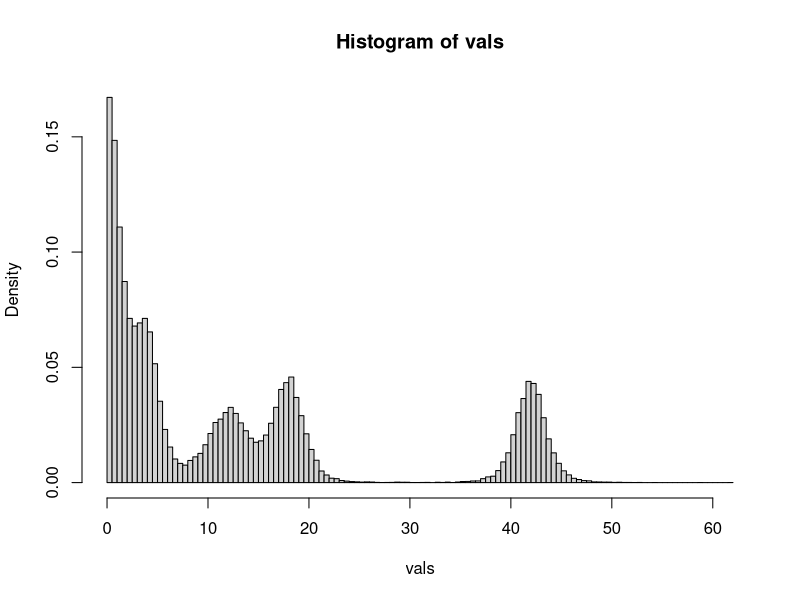
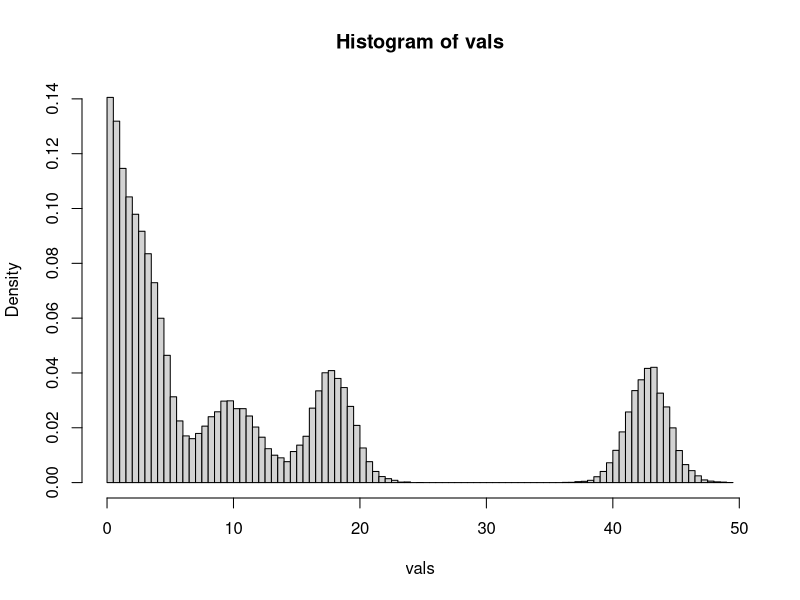

Write R code to recreate these figures, in order.
# QUALITATIVE factors edition
#############################################################
# Part 0: Data Input and Sufficient Statistics Computations #
#############################################################

# libraries
library(MASS)

# setting the seed so that computations can be repeated provided all relevant Parts are run consecutively
set.seed(1)

########################################################################################
#A Here is the code to generate some test data. Inputting data: TBA.                   #

l = c(2, 3) # input the number of levels per factor
m = length(l) # the number of factors.

k = prod(l) # letting this denote the possible number of combinations between the crossed factors 
n_vector = c(5, 5, 5, 5, 5, 5) # the size of n should be equal to k (if factors are crossed) 
n = sum(n_vector)
# If not, there's a problem.

# Generating Y (for testing purposes)

mu = c(2, 4, 6, 8, 10, 12)
Y = numeric(n)
for(i in 1:k){
  if(i == 1){
    Y[1:n[i]] = rnorm(n_vector[i], mean = mu[i], sd = 2)
  } else {
    Y[(cumsum(n_vector)[i-1]+1):cumsum(n_vector)[i]] = rnorm(n_vector[i], mean = mu[i], sd = 2)
  }
}

################################################################################
# Here is the code for computing X given the information above                 #
################################################################################

qual_generate_X = function(k, n_vector){
  X = matrix(0, nrow = k, ncol = sum(n_vector))
  
  for(i in 1:k) {
    if(i == 1) {
      X[i, 1:n_vector[i]] = 1
    } else {
      start_idx = cumsum(n_vector)[i-1] + 1
      end_idx = cumsum(n_vector)[i]
      X[i, start_idx:end_idx] = 1
    }
  }
  return(t(X))
}

X = qual_generate_X(k, n_vector)

################################################################################
# Here is the code to compute the minimal sufficient statistics                #
################################################################################

qual_Y_metrics = function(X, Y){
  b = solve(t(X) %*% X) %*% t(X) %*% Y
  s_2 = t(Y - X %*% b) %*% (Y - X %*% b)
  C = 1
  for(i in 1:m){
    # possibly need to debug
    Ci = cbind(rep(1, l[i]), contr.helmert(l[i])) # dropped the normalization
    C = C %x% Ci # kronecker product
  }
  newlist = list("b" = b, "s_2" = s_2, "C" = C)
  return(newlist)
}

results = qual_Y_metrics(X, Y)

b = results$b
s_2 = results$s_2
C = results$C

#####################################
# Part 1: Elicitation of the Prior  #
#####################################

# Here is the code to input for the elicitation manually #

p=1 # this is set
gamma = 0.99
s1 = c(1)
s2 = c(7)
lower_bd = c(0)
upper_bd = c(50)

m1 = c(0, 2, 4, 6, 8, 10)
m2 = c(4, 6, 8, 10, 12, 14)

elicit_prior_sigma_function = function(p, gamma, s1, s2, upper_bd, lower_bd){
  #' 1/sigma^2 ~ gamma(alpha01, alpha02). Here, we elicit the prior for sigma.
  #' We specify s1, s2 such that s1 <= sigma * z_{(1+gamma)/2} <= s2
  #' Then the values alpha01, alpha02 are solved for:
  #' Gamma(alpha01, 1, alpha02 * z^{2}_{(1+p)/2}/s^{2}_{1}) = (1+gamma)/2
  #' Gamma(alpha01, 1, alpha02 * z^{2}_{(1+p)/2}/s^{2}_{2}) = (1-gamma)/2
  #' Using the bisection method.
  #' @param p represents the number of dimensions.
  #' @param gamma represents the virtual certainty.
  vectors_of_interest = list(s1, s2, upper_bd, lower_bd)
  for(i in vectors_of_interest){
    if(length(i) != p){return("Error: there is a vector that doesn't have length p.")}
  }
  
  gam = (1+gamma)/2
  z0 = qnorm(gam,0,1)
  upbdinvsigma2 = (z0/s1)**2 
  lwbdinvsigma2 = (z0/s2)**2 
  
  alpha01 = numeric(p) 
  alpha02 = numeric(p)
  
  for(j in 1:p){
    # iterate until prob content of s1<= sigma*z0 <= s2 is within eps of p 
    eps = .0001
    maxits = 100
    alphalow = lower_bd[j]
    alphaup = upper_bd[j]
    for (i in 1:maxits){
      alpha = (alphalow + alphaup)/2
      beta = qgamma(gam, alpha, 1)/upbdinvsigma2[j]
      test = pgamma(beta*lwbdinvsigma2[j], alpha, 1)
      if (abs(test-(1-gam)) <= eps) { break }
      if (test < 1 - gam) { alphaup = alpha} 
      else if (test > 1 - gam) { alphalow = alpha }
    }
    alpha01[j] = alpha
    alpha02[j] = beta
  }
  
  newlist = list("lwbdinvsigma2" = lwbdinvsigma2, "upbdinvsigma2" = upbdinvsigma2, 
                 "alpha01" = alpha01, "alpha02" = alpha02, 
                 "z0" = z0, "s1" = s1, "s2" = s2)
  return(newlist)
}

elicit_prior_beta0_function = function(p, gamma, m1, m2, s1, s2, alpha01, alpha02){
  #' We elicit the prior for mu, which is given by:
  #' mu ~ mu0 + sqrt(alpha02/alpha01) (lambda0) (t_{2*alpha01}) 
  #' @param p represents the number of dimensions.
  #' @param gamma represents the virtual certainty.
  vectors_of_interest = list(m1, m2, s1, s2, alpha01, alpha02)
  
  beta0 = (m1 + m2)/2 
  gam = (1+gamma)/2
  lambda0 = (m2 - m1)/(2 * sqrt(alpha02/alpha01) * qt(gam, df = 2 * alpha01))
  
  newlist = list("beta0" = beta0, "lambda0" = lambda0, "m1" = m1, "m2" = m2)
  return(newlist)
}

prior_sigma_vals = elicit_prior_sigma_function(p, gamma, s1, s2, upper_bd, lower_bd)

prior_sigma_vals

alpha01 = prior_sigma_vals$alpha01
alpha02 = prior_sigma_vals$alpha02

z0 = prior_sigma_vals$z0 # this is the (1+gamma)/2 quantile of the standard normal dist.

lwbdinvsigma2 = prior_sigma_vals$lwbdinvsigma2 # This is (z0/s2)^2
upbdinvsigma2 = prior_sigma_vals$upbdinvsigma2 # This is (z0/s1)^2

prior_beta0_vals = elicit_prior_beta0_function(p, gamma, m1, m2, s1, s2, alpha01, alpha02)

lambda0 = prior_beta0_vals$lambda0
beta0 = prior_beta0_vals$beta0

###################################
# Part 2: Sampling from the prior #
###################################

# Nprior = size of sample from the prior

Nprior = 10000

qual_sample_prior = function(Nprior, k, alpha01, alpha02, beta0){
  # k here denotes the number of factors
  # todo: write more detailed documentation later
  prior_sigma_2_vector = rep(0, Nprior)
  prior_beta_matrix = matrix(NA, nrow = Nprior, ncol = k)
  for(i in 1:Nprior){
    prior_sigma_2_vector[i] = 1/(rgamma(1, alpha01, alpha02))
    # I think during the meeting Mike said it should be sigma not sigma^2 but 
    # in the pdf it says sigma^2.
    prior_Sigma = diag(lambda0 * prior_sigma_2_vector[i])
    prior_beta_matrix[i,] = mvrnorm(mu = beta0, Sigma = prior_Sigma)
  }
  newlist = list("prior_sigma_2_vector" = prior_sigma_2_vector,
                 "prior_beta_matrix" = prior_beta_matrix)
  return(newlist)
}

sample_prior_vals = qual_sample_prior(Nprior = Nprior, k = k, alpha01 = alpha01, 
                                      alpha02 = alpha02, beta0 = beta0)

prior_sigma_2_vector = sample_prior_vals$prior_sigma_2_vector
prior_beta_matrix = sample_prior_vals$prior_beta_matrix

#######################################
# Part 3: Sampling from the posterior #
#######################################

# Npost = size of sample from the posterior

Npost = 10000 # change this later

qual_sample_post = function(Npost, k, n, alpha01, alpha02, lambda0, beta0, b, s_2){
  # write the description later
  Lambda0 = diag(lambda0)
  inv_L0 = diag(1/lambda0)
  
  side_eqn = solve(Lambda0 + solve(t(X) %*% X))
  alpha02_y = alpha02 + s_2/2 + (t(b - beta0) %*% side_eqn %*% (b - beta0))/2
  
  Sigma_y = solve(t(X) %*% X + solve(Lambda0))
  beta_y = solve(t(X) %*% X + inv_L0) %*% (t(X) %*% X %*% b + inv_L0 %*% beta0)
  
  post_sigma_2_vector = rep(0, Npost)
  post_beta_matrix = matrix(NA, nrow = Npost, ncol = k)
  
  for(i in 1:Npost){
    post_sigma_2 = 1/rgamma(1, n/2 + alpha01, alpha02_y)
    post_sigma_2_vector[i] = post_sigma_2
    post_beta_matrix[i,] = mvrnorm(mu = beta_y, Sigma = post_sigma_2 * Sigma_y)
  }
  newlist = list("post_sigma_2_vector" = post_sigma_2_vector,
                 "post_beta_matrix" = post_beta_matrix)
  return(newlist)
}

sample_post_vals = qual_sample_post(Npost = Npost, k = k, n = n, alpha01 = alpha01, 
                                    alpha02 = alpha02, lambda0 = lambda0, 
                                    beta0 = beta0, b = b, s_2 = s_2)

post_sigma_2_vector = sample_post_vals$post_sigma_2_vector
post_beta_matrix = sample_post_vals$post_beta_matrix

#######################################
# Part 4: Relative Belief Ratio       #
#######################################

# SINCE l = c(2, 3) we have the following order:
# a11, a12, a21, a22, a31, a32

prior_alpha = t(C) %*% t(prior_beta_matrix)
post_alpha = t(C) %*% t(post_beta_matrix)

col_num = 1

alpha_plot_vals = function(Nmontecarlo, smoother = 7, delta = 0.5, alpha_vals){
  #' Obtains the smoothed plot of the density of alpha (applicable to prior and
  #' posterior)
  #' @param Nprior represents the Monte Carlo sample size used for the prior.
  #' @param smoother an odd number of points to average prior density values.
  #' write more later....
  vals = abs(alpha_vals)
  alpha_upper_bd = max(vals)
  
  breaks = seq(0, alpha_upper_bd, by = delta)
  if (tail(breaks, n=1) <= alpha_upper_bd) {
    breaks = c(breaks, breaks[length(breaks)] + delta)
  } 
  
  alpha_hist = hist(vals, breaks, freq = F)
  alpha_mids = alpha_hist$mids
  alpha_density = alpha_hist$density 
  
  # making a smoothed plot of the density of alpba
  alpha_dens_smoothed = alpha_density
  numcells = length(alpha_hist$counts)
  halfm = (smoother-1)/2
  for(i in (1+halfm):(numcells-halfm)){
    sum = 0
    for (j in (-halfm):halfm){
      sum = sum + alpha_density[i+j]
    }
    alpha_dens_smoothed[i]=sum/smoother 
  }
  
  newlist = list("alpha_mids" = alpha_mids, 
                 "alpha_dens" = alpha_density,
                 "alpha_dens_smoothed" = alpha_dens_smoothed,
                 "breaks" = breaks)
  return(newlist)
}

prior_alpha_vals = alpha_plot_vals(Nmontecarlo = Nprior, smoother = 7, delta = 0.5, 
                                   alpha_vals = prior_alpha)

post_alpha_vals = alpha_plot_vals(Nmontecarlo = Npost, smoother = 7, delta = 0.5, 
                                  alpha_vals = post_alpha)

prior_alpha_dens_smoothed = prior_alpha_vals$alpha_dens_smoothed
prior_alpha_breaks = prior_alpha_vals$breaks

post_alpha_dens_smoothed = post_alpha_vals$alpha_dens_smoothed
post_alpha_breaks = post_alpha_vals$breaks


rbr_alpha = function(prior_alpha_dens_smoothed, prior_alpha_breaks, 
                     post_alpha_dens_smoothed, post_alpha_breaks){
  #' Obtain the relative belief ratio of psi based off of the prior and posterior values.
  #' fix description later
  
  # only need to focus on the max value due to endpoints
  extra = abs(length(prior_alpha_breaks) - length(post_alpha_breaks))
  if(length(prior_alpha_breaks) > length(post_alpha_breaks)){
    post_alpha_dens_smoothed = c(post_alpha_dens_smoothed, rep(0, extra))
    rbr_breaks = prior_alpha_breaks
  } else {
    prior_alpha_dens_smoothed = c(prior_alpha_dens_smoothed, rep(0, extra))
    rbr_breaks = post_alpha_breaks
  }
  numcells = length(rbr_breaks)-1
  RB_alpha = rep(0, numcells)
  for (i in 1:numcells){
    if (prior_alpha_dens_smoothed[i] != 0){
      RB_alpha[i] = post_alpha_dens_smoothed[i]/prior_alpha_dens_smoothed[i]}
  }
  # getting the midpoints for rbr
  comp_delta = diff(rbr_breaks)[1]
  half_delta = comp_delta/2
  RB_mids = seq(from = rbr_breaks[1] + half_delta, 
                to = rbr_breaks[length(rbr_breaks)] - half_delta, 
                by = comp_delta)
  
  newlist = list("RB_breaks" = rbr_breaks, "RB_mids" = RB_mids,
                 "RB_alpha" = RB_alpha,
                 "post_alpha_dens_smoothed" = post_alpha_dens_smoothed,
                 "prior_alpha_dens_smoothed" = prior_alpha_dens_smoothed)
  return(newlist)
}

rbr_alpha_vals = rbr_alpha(prior_alpha_dens_smoothed, prior_alpha_breaks, 
                           post_alpha_dens_smoothed, post_alpha_breaks)

# Estimations for Psi ##########################################

# May need to change the name of the function arguments, but these are the same
# functions as they were for the other case.
plausible_region_est = function(prior_psi_mids, RB_psi, post_psi_dens_smoothed,
                                delta_psi){
  # estimating plausible region
  plaus_region = ifelse(RB_psi > 1, prior_psi_mids, 0)
  
  # getting the interval instead
  nonzero_values = plaus_region[plaus_region != 0]
  plaus_interval = c(nonzero_values[1], nonzero_values[length(nonzero_values)])
  
  # getting the posterior content of the plausible region
  plaus_content = 0
  for(i in 1:length(prior_psi_mids)){
    if(RB_psi[i] > 1){
      plaus_content = plaus_content + post_psi_dens_smoothed[i]
    }
  }
  plaus_content = plaus_content * delta_psi
  
  newlist = list("plaus_region" = plaus_region,
                 "plaus_interval" = plaus_interval,
                 "plaus_content" = plaus_content)
  return(newlist)
}

plausible_region_est(prior_psi_mids = rbr_alpha_vals$RB_mids, 
                     RB_psi = rbr_alpha_vals$RB_alpha, 
                     post_psi_dens_smoothed = rbr_alpha_vals$post_alpha_dens_smoothed, 
                     delta_psi = 0.5)

psi_hypothesis_test = function(psi_0 = -2, prior_psi_mids, RB_psi, post_psi_dens_smoothed,
                               delta_psi){
  
  psi_0_index = which.min(abs(prior_psi_mids - psi_0))
  
  # evidence for or against psi0
  if(RB_psi[psi_0_index] > 1){
    psi_message = paste("RB of psi_0 = ",RB_psi[psi_0_index]," so there is evidence in favor of H_0 : psi = ",
                        psi_0, sep ="")
  }
  else if(RB_psi[psi_0_index] < 1){
    psi_message = paste("RB of psi_0 = ", RB_psi[psi_0_index]," so there is evidence against H_0 : psi = ",
                        psi_0, sep = "")
  }
  else if(RB_psi[psi_0_index] == 1){
    psi_message = paste("RB of psi_0 = ", RB_psi[psi_0_index],
                        " so there is no evidence either in favor of or against H_0 : psi = ",
                        psi_0, sep = "")
  }
  
  # compute the evidence concerning strength H_0 : psi = psi_0
  indices = which(RB_psi <= RB_psi[psi_0_index])
  # Compute the strength
  strength_psi_0 = sum(post_psi_dens_smoothed[indices]) * delta_psi
  strength_msg = paste("Strength of the evidence concerning H_0 : psi = psi_0 is given by ", strength_psi_0, sep = "")
  
  newlist = list("psi_message" = psi_message, "indices" = indices, "strength_message" = strength_msg)
  
  return(newlist)
}

psi_hypothesis_test(psi_0 = 1, 
                    prior_psi_mids = rbr_alpha_vals$RB_mids, 
                    RB_psi = rbr_alpha_vals$RB_alpha, 
                    post_psi_dens_smoothed = rbr_alpha_vals$post_alpha_dens_smoothed,
                    delta_psi = 0.5)
